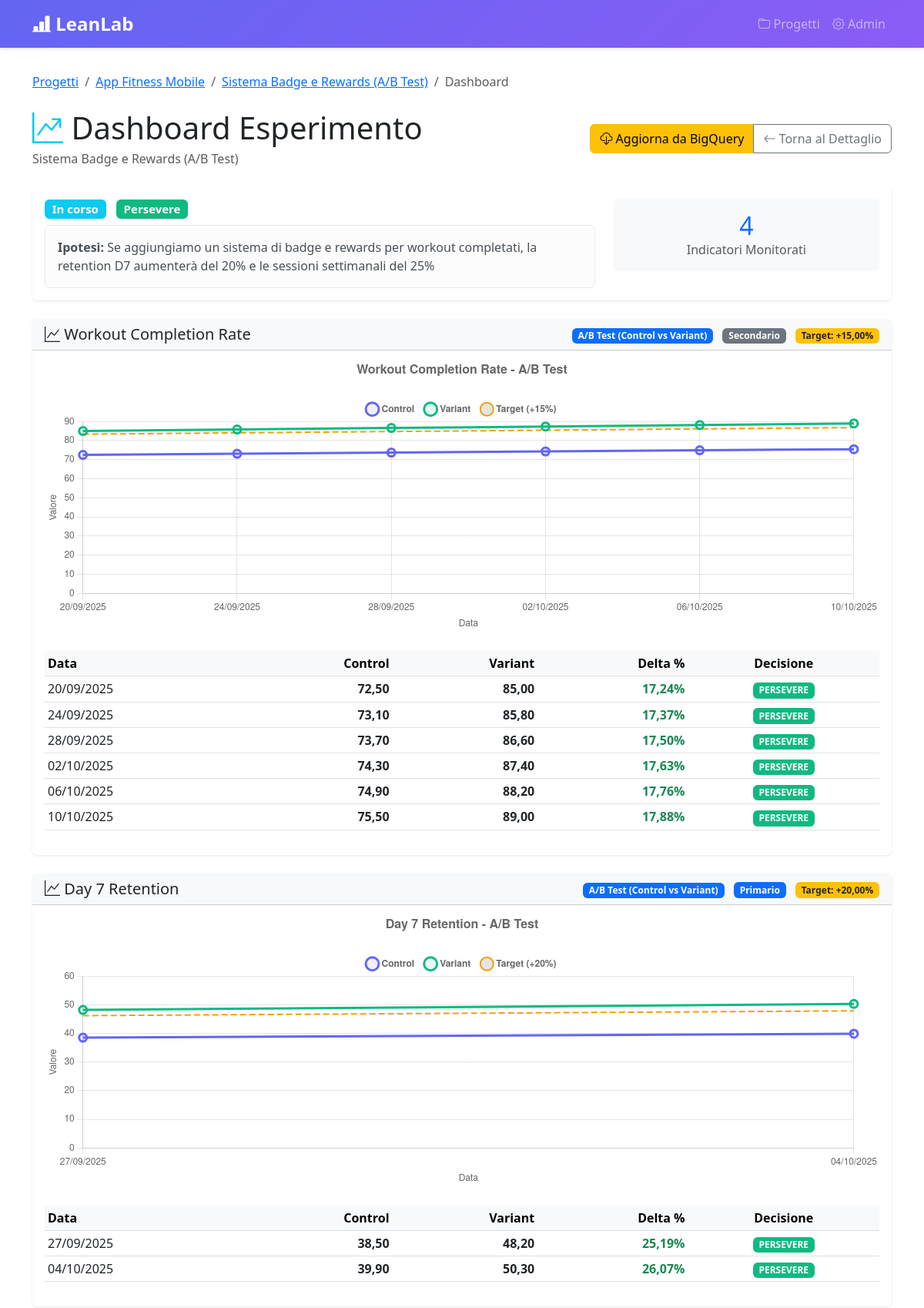
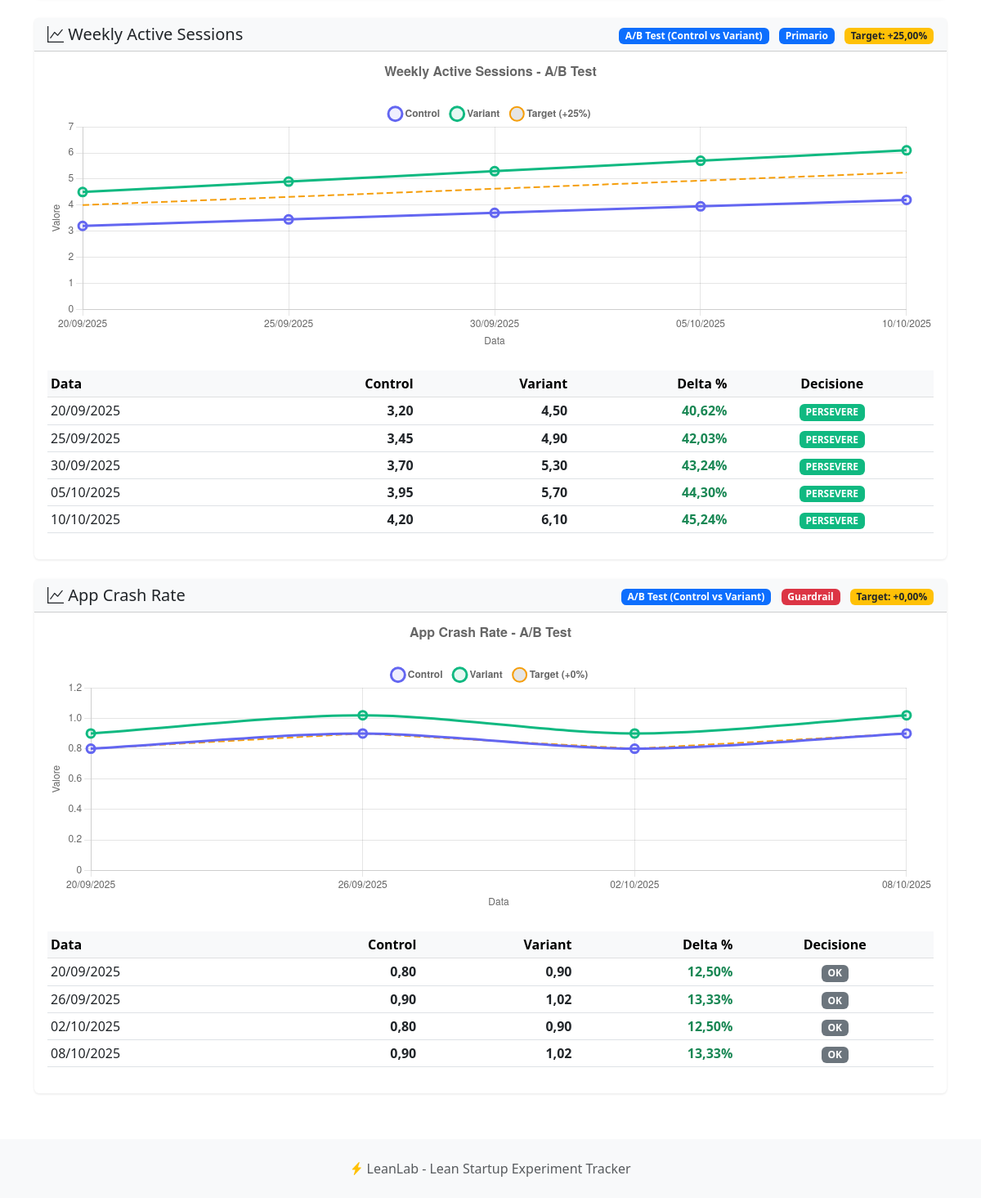
The page /projects/12/experiments/31/dashboard/ on the database as committed earlier (2 pictures, top to bottom).
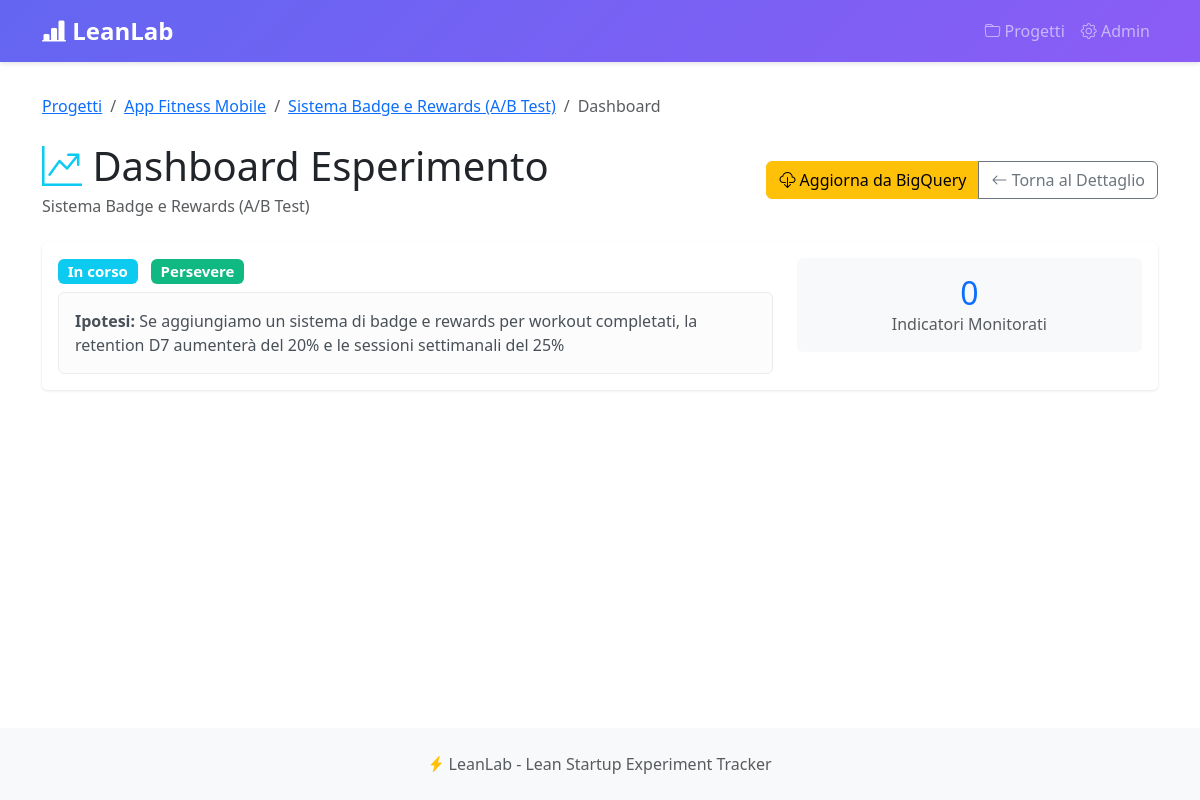
The same page on the database as committed later.
### metrics/models.py (models this page shows, shortened)
class Indicator(models.Model):
    TYPE_CHOICES = [
        ('percentage', 'Percentuale'),
        ('average', 'Media'),
        ('count', 'Conteggio'),
        ('revenue', 'Revenue'),
    ]
    ROLE_CHOICES = [
        ('primary', 'Primario'),
        ('guardrail', 'Guardrail'),
        ('secondary', 'Secondario'),
    ]
    TEST_TYPE_CHOICES = [
        ('ab_test', 'A/B Test (Control vs Variant)'),
        ('pre_post', 'Pre/Post Test (Before vs After)'),
        ('single', 'Misurazione Singola (Baseline)'),
    ]
    experiment = models.ForeignKey(Experiment, on_delete=models.CASCADE, related_name='indicators')
    name = models.CharField(max_length=200, verbose_name="Nome Indicatore")
    description = models.TextField(blank=True, verbose_name="Descrizione")
    indicator_type = models.CharField(max_length=20, choices=TYPE_CHOICES, default='percentage')
    role = models.CharField(max_length=20, choices=ROLE_CHOICES, default='primary')
    test_type = models.CharField(
        max_length=20,
        choices=TEST_TYPE_CHOICES,
        default='ab_test',
        verbose_name="Tipo di Test",
        help_text="A/B Test per varianti parallele, Pre/Post per before/after, Single per baseline"
    )
    target_uplift = models.DecimalField(
        max_digits=5,
        decimal_places=2,
        help_text="Target % miglioramento (es. 10 per +10%)",
        verbose_name="Target Uplift %"
    )
    bigquery_metric_key = models.CharField(
        max_length=100,
        blank=True,
        help_text="Chiave per recuperare dati da MockBigQueryData (es: completion_rate, retention_d7)",
        verbose_name="Metric Key BigQuery"
    )
    bigquery_query = models.TextField(
        blank=True,
        null=True,
        verbose_name="Query BigQuery SQL",
        help_text="Query SQL completa per calcolare automaticamente i valori. "
                  "Deve restituire le colonne: valore_control, valore_variant, uplift_percentuale (opzionale)"
    )
    created_at = models.DateTimeField(auto_now_add=True)
    class Meta:
        verbose_name = "Indicatore"
        verbose_name_plural = "Indicatori"
        ordering = ['experiment', '-role', 'name']

class Result(models.Model):
    indicator = models.ForeignKey(Indicator, on_delete=models.CASCADE, related_name='results')
    measured_at = models.DateField(verbose_name="Data Misurazione")
    value_control = models.DecimalField(max_digits=12, decimal_places=4, verbose_name="Valore Control")
    value_variant = models.DecimalField(max_digits=12, decimal_places=4, verbose_name="Valore Variant")
    delta_percentage = models.DecimalField(max_digits=8, decimal_places=2, null=True, blank=True, verbose_name="Delta %")
    decision_auto = models.CharField(max_length=20, blank=True, verbose_name="Decisione Auto")
    notes = models.TextField(blank=True, verbose_name="Note")
    created_at = models.DateTimeField(auto_now_add=True)
    class Meta:
        verbose_name = "Risultato"
        verbose_name_plural = "Risultati"
        ordering = ['-measured_at']

### projects/views.py (the view, shortened to what this page needs)
# urls.py: path('<int:project_pk>/experiments/<int:pk>/dashboard/', views.experiment_dashboard, name='experiment_dashboard'),
def experiment_dashboard(request, project_pk, pk):
    project = get_object_or_404(Project, pk=project_pk)
    experiment = get_object_or_404(Experiment, pk=pk, project=project)
    indicators = experiment.indicators.all().prefetch_related('results')
    chart_data = []
    for indicator in indicators:
        results = indicator.results.order_by('measured_at')
        if not results.exists():
            continue
        test_type = indicator.test_type
        results_list = []
        if test_type == 'single':
            for result in results:
                target_value = float(indicator.target_uplift or 0)
                baseline_value = float(result.value_control or 0)
                if target_value == 0:
                    gap = 0
                    gap_percentage = 0
                    target_display = baseline_value  # Usa baseline come riferimento
                else:
                    gap = baseline_value - target_value
                    gap_percentage = round((gap / target_value * 100) if target_value != 0 else 0, 2)
                    target_display = target_value
                results_list.append({
                    'date': result.measured_at.strftime('%d/%m/%Y'),
                    'baseline': baseline_value,
                    'target': target_display,
                    'gap': gap,
                    'gap_percentage': gap_percentage
                })
        else:  # 'ab_test'
            for result in results:
                results_list.append({
                    'date': result.measured_at.strftime('%d/%m/%Y'),
                    'control': float(result.value_control or 0),
                    'variant': float(result.value_variant or 0),
                    'delta': float(result.delta_percentage or 0)
                })
        chart_data.append({
            'indicator': indicator,
            'results': results,
            'results_json': results_list,
            'test_type': test_type
        })
    chart_data_json = json.dumps([{
        'indicatorId': item['indicator'].id,
        'indicatorName': item['indicator'].name,
        'testType': item['test_type'],
        'targetUplift': float(item['indicator'].target_uplift or 0),
        'results': item['results_json']
    } for item in chart_data])
    context = {
        'project': project,
        'experiment': experiment,
        'indicators': indicators,
        'chart_data': chart_data,
        'chart_data_json': chart_data_json
    }
    return render(request, 'experiment_dashboard.html', context)

### projects/templates/experiment_dashboard.html (shortened to what the changed rows need)
{% extends 'base.html' %}
{% block content %}
<div class="d-flex justify-content-between align-items-center mb-4">
    <div>
        <h1 class="mb-1">
            <i class="bi bi-graph-up-arrow text-info"></i> Dashboard Esperimento
        </h1>
    </div>
</div>
<div class="card mb-4">
    <div class="card-body">
        <div class="row">
            <div class="col-md-4">
                <div class="text-center p-3 bg-light rounded">
                    <h2 class="text-primary mb-0">{{ indicators.count }}</h2>
                    <p class="text-muted mb-0">Indicatori Monitorati</p>
                </div>
            </div>
        </div>
    </div>
</div>
{% if chart_data %}
    {% for item in chart_data %}
    <div class="card mb-4">
        <div class="card-header bg-light">
            <div class="d-flex justify-content-between align-items-center">
                <h5 class="mb-0">
                    <i class="bi bi-graph-up"></i> {{ item.indicator.name }}
                </h5>
                <div>
                    <span class="badge badge-test-type {% if item.test_type == 'ab_test' %}bg-primary{% elif item.test_type == 'pre_post' %}bg-info{% else %}bg-secondary{% endif %} me-2">
                        {{ item.indicator.get_test_type_display }}
                    </span>
                    <span class="badge {% if item.indicator.role == 'primary' %}bg-primary{% elif item.indicator.role == 'guardrail' %}bg-danger{% else %}bg-secondary{% endif %}">
                        {{ item.indicator.get_role_display }}
                    </span>
                    {% if item.test_type != 'single' %}
                    <span class="badge bg-warning text-dark ms-2">
                        Target: +{{ item.indicator.target_uplift }}%
                    </span>
                    {% endif %}
                </div>
            </div>
        </div>
        <div class="card-body">
            {% if item.results %}
            <div class="chart-container mb-4">
                <canvas id="chart-{{ item.indicator.id }}"></canvas>
            </div>
            <div class="table-responsive">
                {% if item.test_type == 'ab_test' %}
                <table class="table table-sm table-hover">
                    <thead class="table-light">
                        <tr>
                            <th>Data</th>
                            <th class="text-end">Control</th>
                            <th class="text-end">Variant</th>
                            <th class="text-end">Delta %</th>
                            <th class="text-center">Decisione</th>
                        </tr>
                    </thead>
                    <tbody>
                        {% for result in item.results %}
                        <tr>
                            <td>{{ result.measured_at|date:"d/m/Y" }}</td>
                            <td class="text-end"><strong>{{ result.value_control|floatformat:2 }}</strong></td>
                            <td class="text-end"><strong>{{ result.value_variant|floatformat:2 }}</strong></td>
                            <td class="text-end">
                                <span class="{% if result.delta_percentage >= 0 %}text-success{% else %}text-danger{% endif %}">
                                    <strong>{{ result.delta_percentage|floatformat:2 }}%</strong>
                                </span>
                            </td>
                            <td class="text-center">
                                <span class="badge {% if result.decision_auto == 'persevere' %}badge-persevere{% elif result.decision_auto == 'pivot' %}badge-pivot{% else %}bg-secondary{% endif %}">
                                    {{ result.decision_auto|upper }}
                                </span>
                            </td>
                        </tr>
                        {% endfor %}
                    </tbody>
                </table>
                {% endif %}
            </div>
            {% endif %}
        </div>
    </div>
    {% endfor %}
{% endif %}
{% endblock %}

Rows that differ between the two databases and show on the page:
removed Indicator: indicator.name "Workout Completion Rate", indicator.test_type "A/B Test (Control vs Variant)", indicator.role "Secondario", indicator.target_uplift "15,00"
removed Result: measured_at "20/09/2025", value_control "72,50", value_variant "85,00", delta_percentage "17,24", decision_auto "PERSEVERE", shown under "Workout Completion Rate"
removed Result: measured_at "24/09/2025", value_control "73,10", value_variant "85,80", delta_percentage "17,37", decision_auto "PERSEVERE", shown under "Workout Completion Rate"
removed Result: measured_at "28/09/2025", value_control "73,70", value_variant "86,60", delta_percentage "17,50", decision_auto "PERSEVERE", shown under "Workout Completion Rate"
removed Result: measured_at "02/10/2025", value_control "74,30", value_variant "87,40", delta_percentage "17,63", decision_auto "PERSEVERE", shown under "Workout Completion Rate"
removed Result: measured_at "06/10/2025", value_control "74,90", value_variant "88,20", delta_percentage "17,76", decision_auto "PERSEVERE", shown under "Workout Completion Rate"
removed Result: measured_at "10/10/2025", value_control "75,50", value_variant "89,00", delta_percentage "17,88", decision_auto "PERSEVERE", shown under "Workout Completion Rate"
removed Indicator: indicator.name "Day 7 Retention", indicator.test_type "A/B Test (Control vs Variant)", indicator.role "Primario", indicator.target_uplift "20,00"
removed Result: measured_at "27/09/2025", value_control "38,50", value_variant "48,20", delta_percentage "25,19", decision_auto "PERSEVERE", shown under "Day 7 Retention"
removed Result: measured_at "04/10/2025", value_control "39,90", value_variant "50,30", delta_percentage "26,07", decision_auto "PERSEVERE", shown under "Day 7 Retention"
removed Indicator: indicator.name "Weekly Active Sessions", indicator.test_type "A/B Test (Control vs Variant)", indicator.role "Primario", indicator.target_uplift "25,00"
removed Result: measured_at "20/09/2025", value_control "3,20", value_variant "4,50", delta_percentage "40,62", decision_auto "PERSEVERE", shown under "Weekly Active Sessions"
removed Result: measured_at "25/09/2025", value_control "3,45", value_variant "4,90", delta_percentage "42,03", decision_auto "PERSEVERE", shown under "Weekly Active Sessions"
removed Result: measured_at "30/09/2025", value_control "3,70", value_variant "5,30", delta_percentage "43,24", decision_auto "PERSEVERE", shown under "Weekly Active Sessions"
removed Result: measured_at "05/10/2025", value_control "3,95", value_variant "5,70", delta_percentage "44,30", decision_auto "PERSEVERE", shown under "Weekly Active Sessions"
removed Result: measured_at "10/10/2025", value_control "4,20", value_variant "6,10", delta_percentage "45,24", decision_auto "PERSEVERE", shown under "Weekly Active Sessions"
removed Indicator: indicator.name "App Crash Rate", indicator.test_type "A/B Test (Control vs Variant)", indicator.role "Guardrail", indicator.target_uplift "0,00"
removed Result: measured_at "20/09/2025", value_control "0,80", value_variant "0,90", delta_percentage "12,50", decision_auto "OK", shown under "App Crash Rate"
removed Result: measured_at "26/09/2025", value_control "0,90", value_variant "1,02", delta_percentage "13,33", decision_auto "OK", shown under "App Crash Rate"
removed Result: measured_at "02/10/2025", value_control "0,80", value_variant "0,90", delta_percentage "12,50", decision_auto "OK", shown under "App Crash Rate"
removed Result: measured_at "08/10/2025", value_control "0,90", value_variant "1,02", delta_percentage "13,33", decision_auto "OK", shown under "App Crash Rate"
Other text that changed with them:
{{ indicators.count }}: "4" → "0"
